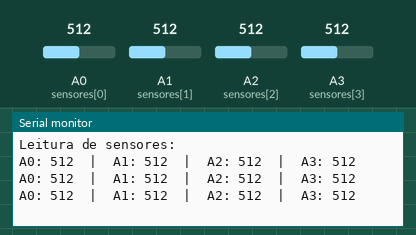
Bench run of a sketch on a simulated Arduino Uno, built with avr-gcc and run on an emulated ATmega328P. On the bench: the last lines printed to the serial monitor. The test bench sets the inputs (shaded band); at power-on: A0 (sensores[0]) = 512, A1 (sensores[1]) = 512, A2 (sensores[2]) = 512, A3 (sensores[3]) = 512.

Above: at 1.8 s.
1.9 s: A0 (sensores[0]) set to 716
At 2.31 s:
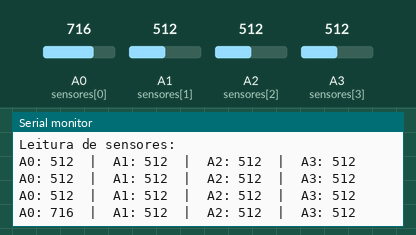
3.4 s: A1 (sensores[1]) set to 716
At 3.9 s:
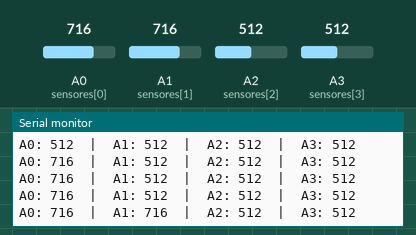
4.9 s: A2 (sensores[2]) set to 716
At 5.4 s:
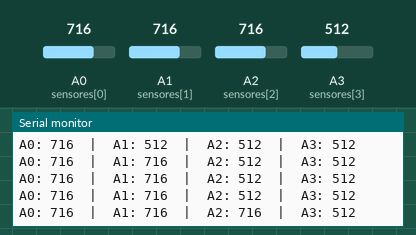
6.4 s: A3 (sensores[3]) set to 716
At 6.81 s:
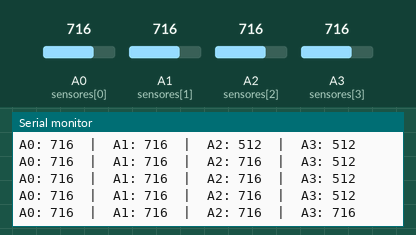
7.9 s: A0 (sensores[0]) set to 992
At 8.31 s:
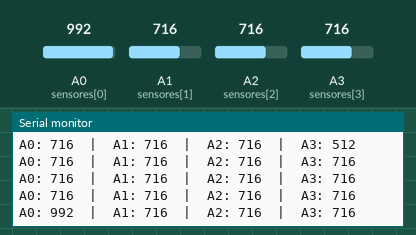
9.4 s: A1 (sensores[1]) set to 992
At 9.81 s:
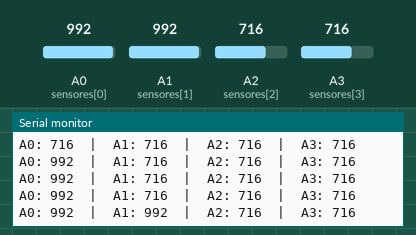
Timing chart, 0 to 11.9 s (numbered marks = the images above; inputs shaded):
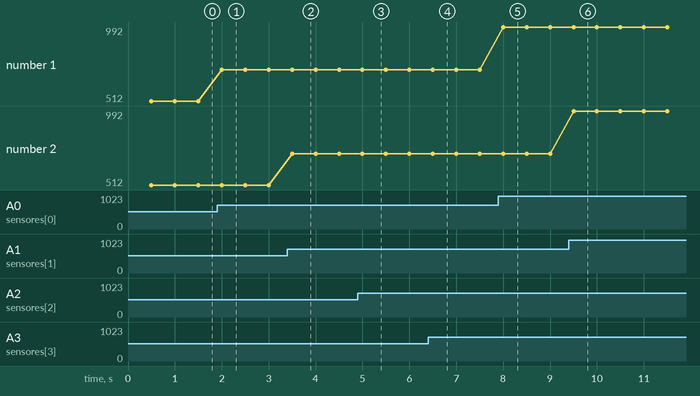

The sketch:

Semaforo_arraysAndRepeticao.ino
```cpp
const int sensores[] = {A0, A1, A2, A3};
const int NUM_SENS = 4;
unsigned long ultimaLeitura = 0;
const long INTERVALO = 500;

void setup() {
  Serial.begin(9600);
  Serial.println("Leitura de sensores:");
}

void loop() {
  unsigned long agora = millis();
  if (agora - ultimaLeitura >= INTERVALO) {
    ultimaLeitura = agora;

    for (int i = 0; i < NUM_SENS; i++) {
      int valor = analogRead(sensores[i]);
      Serial.print("A");
      Serial.print(i);
      Serial.print(": ");
      Serial.print(valor);
      if (i < NUM_SENS - 1) Serial.print("  |  ");
    }
    Serial.println();
  }
}
```

Measured:
- after the input at 1.9 s, the serial monitor: prints a new line after 0.10 s (image 1)
- after the input at 3.4 s, the serial monitor: prints a new line after 0.10 s (image 2)
- after the input at 4.9 s, the serial monitor: prints a new line after 0.10 s (image 3)
- after the input at 6.4 s, the serial monitor: prints a new line after 0.10 s (image 4)
- after the input at 7.9 s, the serial monitor: prints a new line after 0.10 s (image 5)
- after the input at 9.4 s, the serial monitor: prints a new line after 0.10 s (image 6)
- plotted number 1: 512 → 716 after the input at 1.9 s, 716 → 992 after the input at 7.9 s
